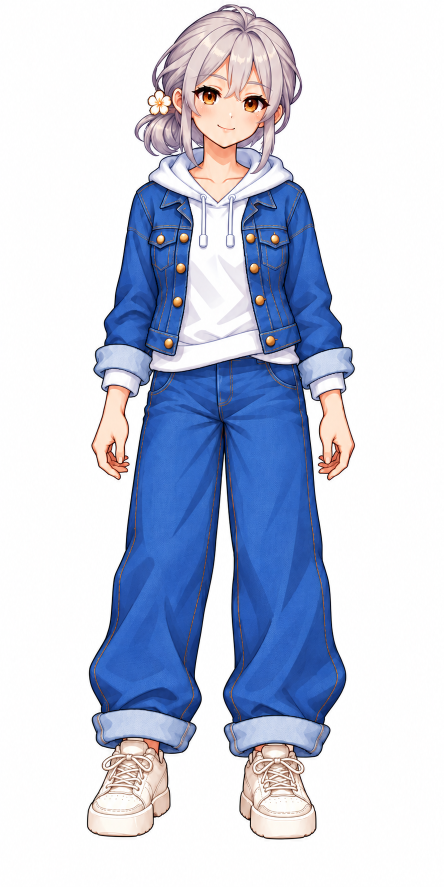
#> input picture images/characters/hana-hires/sources/approved-neutral.webp, 887 x 1774 px (shown at 1/2 size)
$ python build_hana_hires_idle.py
#> lines starting #> are read from the running program, lines starting #| are printed output that depends on the picture; after the words box and inside, x2 and y2 are one past the last pixel; in counts of white or black regions, pixels touching at a corner belong together
#!/usr/bin/env python3
"""Normalize approved art and generated eye poses into a body-locked blink.

The character is never redrawn here. White connected to the canvas boundary is
the matte; opaque enclosed white fabric is preserved. Only two eye windows from
the single generated strip are composited over the approved master.
"""
from pathlib import Path
from io import BytesIO
import argparse, hashlib, json, os, uuid
import numpy as np
from PIL import Image, ImageDraw, ImageFilter
from scipy import ndimage as ndi

ROOT = Path(__file__).resolve().parents[1]
OUT = ROOT / 'images/characters/hana-hires'
EYE_BOXES = [(374, 160, 451, 220), (476, 180, 551, 239)]

def write_image(im, path):
    path.parent.mkdir(parents=True, exist_ok=True)
    b = BytesIO()
    im.save(b, 'WEBP', lossless=True, exact=True, method=4)
    temp = path.with_name('.writing-' + uuid.uuid4().hex)
    temp.write_bytes(b.getvalue())
    os.replace(temp, path)
    return hashlib.sha256(path.read_bytes()).hexdigest()

def extract_matte(rgb):
    pixels = np.asarray(rgb).astype(np.float64)
    white = (pixels.min(2) >= 240) & ((pixels.max(2)-pixels.min(2)) < 20)
    seed = np.zeros(white.shape, bool)
    seed[0, :] = white[0, :]; seed[-1, :] = white[-1, :]
    seed[:, 0] = white[:, 0]; seed[:, -1] = white[:, -1]
    bg = ndi.binary_propagation(seed, mask=white)
    components, count = ndi.label(~bg)
    sizes = np.bincount(components.ravel()); sizes[0] = 0
    fg = components == sizes.argmax()
    alpha = fg.astype(np.float64)
    # Unmatte only a one-pixel external antialias band. Interior alpha is 255.
    core = ndi.binary_erosion(fg)
    boundary = fg & ~core
    _, nearest = ndi.distance_transform_edt(~core, return_indices=True)
    reference = pixels[nearest[0], nearest[1]]
    denominator = 255-reference.min(2)
    usable = boundary & (denominator > 45)
    alpha[usable] = np.clip((255-pixels.min(2)[usable])/denominator[usable], .05, 1)
    colors = pixels.copy()
    colors[usable] = np.clip(255+(pixels[usable]-255)/alpha[usable,None],0,255)
    colors[~fg] = 0
    rgba = np.dstack((np.rint(colors).astype('uint8'),np.rint(alpha*255).astype('uint8')))
    result = Image.fromarray(rgba)
    assert np.all(rgba[core,3] == 255), 'Character interiors must be opaque'
    return result

def eye_frames(base, strip):
    # The strip has exactly three 724px slots. Register its open-eye landmarks
    # once to the approved original, and reuse that transform for all eyelids.
    p1, p2 = complex(273.5,311.5), complex(472.5,345)
    q1, q2 = complex(412,187), complex(513.5,204.5)
    scale = (q2-q1)/(p2-p1)
    offset = q1-scale*p1
    inv = 1/scale
    coefficients = (inv.real,-inv.imag,(-offset*inv).real,
                    inv.imag,inv.real,(-offset*inv).imag)
    mask = Image.new('L',base.size)
    draw = ImageDraw.Draw(mask)
    for box in EYE_BOXES: draw.ellipse(box,fill=255)
    mask = mask.filter(ImageFilter.GaussianBlur(1.4))
    frames = [base.copy(),base.copy()]
    for slot in [1,2]:
        panel = strip.crop((slot*724,0,(slot+1)*724,724)).convert('RGB')
        registered = panel.transform(base.size,Image.Transform.AFFINE,coefficients,
                                     Image.Resampling.BICUBIC)
        frame = base.copy()
        colors = Image.composite(registered,base.convert('RGB'),mask)
        frame.paste(colors,(0,0)); frame.putalpha(base.getchannel('A'))
        frames.append(frame)
    return frames

def normalize(frames):
    box = frames[0].getbbox(); x0,y0,x1,y1 = box
    scale = 1888/(y1-y0)
    size = (round((x1-x0)*scale),1888)
    offset = ((1024-size[0])//2,112)
    output=[]
    for frame in frames:
        resized=frame.crop(box).resize(size,Image.Resampling.LANCZOS)
        canvas=Image.new('RGBA',(1024,2048));canvas.alpha_composite(resized,offset)
        output.append(canvas)
    return output,box,scale,offset

def quality(frames):
    arrays=[np.array(f) for f in frames]
    union=np.zeros(arrays[0].shape[:2],bool)
    for a in arrays[1:]:union |= np.any(a!=arrays[0],axis=2)
    ys,xs=np.where(union)
    diffbox=[int(xs.min()),int(ys.min()),int(xs.max()+1),int(ys.max()+1)]
    assert diffbox[3] < 400, 'Blink changes body pixels'
    for a in arrays[1:]:
        assert np.array_equal(a[400:],arrays[0][400:]), 'Body must be byte-identical'
        assert np.array_equal(a[:,:,3],arrays[0][:,:,3]), 'Alpha must be invariant'
    alpha=arrays[0][:,:,3]
    interior=ndi.binary_erosion(alpha>=128,iterations=6)
    assert np.all(alpha[interior]==255), 'No translucent clothing interiors'
    return {'bodyPixelDifferences':0,'alphaPixelDifferences':0,
            'changedEyeBounds':diffbox,'interiorAlphaMin':int(alpha[interior].min()),
            'canvas':[1024,2048],'shoeBaseline':2000}

def main():
    parser=argparse.ArgumentParser()
    parser.add_argument('--master');parser.add_argument('--blink-strip')
    args=parser.parse_args()
    if args.master:
        write_image(Image.open(args.master).convert('RGB'),OUT/'sources/approved-neutral.webp')
    if args.blink_strip:
        write_image(Image.open(args.blink_strip).convert('RGBA'),OUT/'sources/blink-strip.webp')
    rgb=Image.open(OUT/'sources/approved-neutral.webp').convert('RGB')
#> rgb is the input picture: PIL image 887x1774 RGB; mean R, G, B 199.7, 206.8, 225
    strip=Image.open(OUT/'sources/blink-strip.webp')
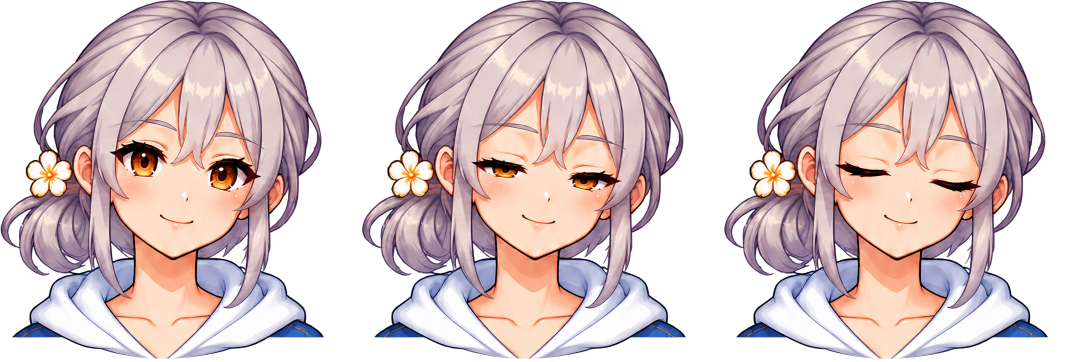
#> input picture images/characters/hana-hires/sources/blink-strip.webp, 2172 x 724 px (shown at 1/2 size)
#> strip is the input picture: PIL image 2172x724 RGBA; mean R, G, B, A 130.2, 111.6, 113.5, 161.6
    assert rgb.size==(887,1774) and strip.size==(2172,724)
    base=extract_matte(rgb)
#> in extract_matte, `white = (pixels.min(2) >= 240) & ((pixels.max(2)-pixels.min(2)) < 20)`:
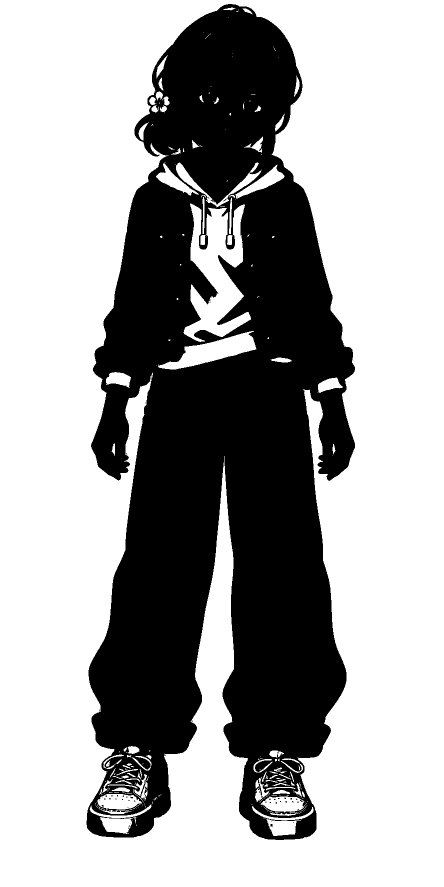
#> white: shape (1774, 887) bool (shown at 1/2 size); 64.7% white; 65 black regions (63 under 20 px), largest, box (x1, y1, x2, y2) and area: (173, 8, 710, 1680) 554729, (541, 1648, 546, 1653) 21
#> in extract_matte, `seed[0, :] = white[0, :]`: seed: shape (1774, 887) bool; 0.06% white in thin lines or dots, all inside (x1, y1, x2, y2) = (0, 0, 887, 1)
#> in extract_matte, `seed[:, -1] = white[:, -1]`: seed: shape (1774, 887) bool; 0.34% white in thin lines or dots
#> in extract_matte, `bg = ndi.binary_propagation(seed, mask=white)`: bg: shape (1774, 887) bool; 61.5% white; 11 black regions (10 under 20 px), largest, box (x1, y1, x2, y2) and area: (173, 8, 710, 1680) 605980
#> in extract_matte, `components, count = ndi.label(~bg)`:
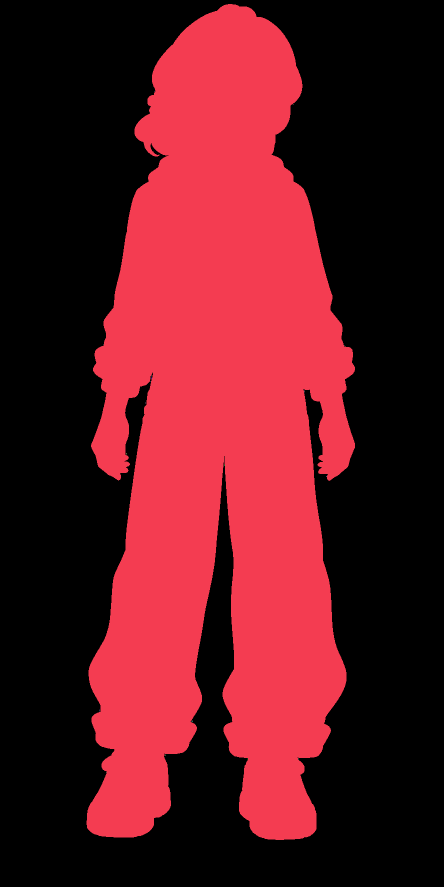
#> components: shape (1774, 887) int32 (shown at 1/2 size); 20 distinct labels, from 0 to 19; one colour per label, 0 black
#> in extract_matte, `components, count = ndi.label(~bg)`: count = 19
#> in extract_matte, `sizes = np.bincount(components.ravel())`: sizes = 20 values, max 967534 at index 0, min 1 at index 2, mean 78676.9
#> in extract_matte, `fg = components == sizes.argmax()`: fg: shape (1774, 887) bool; 38.5% white; 1 white region, box (x1, y1, x2, y2) and area: (173, 8, 710, 1680) 605964
#> in extract_matte, `core = ndi.binary_erosion(fg)`: core: shape (1774, 887) bool; 38.1% white; 2 white regions (1 under 20 px), largest, box (x1, y1, x2, y2) and area: (174, 9, 709, 1679) 599526
#> in extract_matte, `boundary = fg & ~core`: boundary: shape (1774, 887) bool; 0.41% white in thin lines or dots, all inside (x1, y1, x2, y2) = (173, 8, 710, 1680)
    frames,box,scale,offset=normalize(eye_frames(base,strip))
#> in eye_frames, `mask = Image.new('L',base.size)`: mask: PIL image 887x1774 L; every value is 0
#> after the loop in eye_frames, `for slot in [1,2]:`: frames = 4 items
#> in normalize, `box = frames[0].getbbox()`: box = (173, 8, 710, 1680)
#> in normalize, `x0, y0, x1, y1 = box`: x0 = 173; y0 = 8; x1 = 710; y1 = 1680
#> in normalize, `scale = 1888/(y1-y0)`: scale = 1.13
#> in normalize, `size = (round((x1-x0)*scale),1888)`: size = (606, 1888)
#> in normalize, `offset = ((1024-size[0])//2,112)`: offset = (209, 112)
#> the loop in normalize, `for frame in frames:` made 4 passes
#> pass 1, in normalize, `resized=frame.crop(box).resize(size,Image.Resampling.LANCZOS)`:
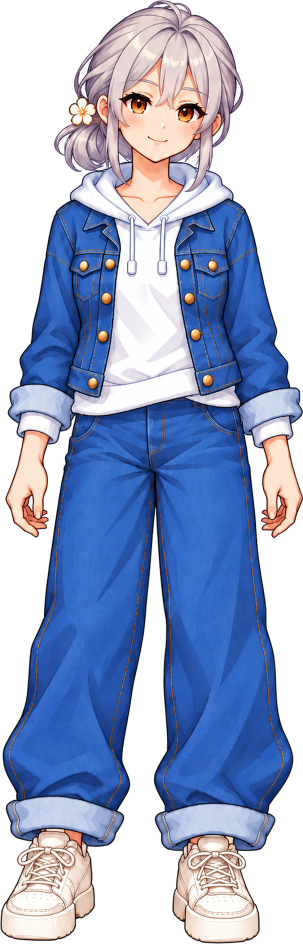
#> resized: PIL image 606x1888 RGBA (shown at 1/2 size); mean R, G, B, A 75.5, 88.1, 119.9, 170.9; transparent parts drawn white
#> after the loop in normalize, `for frame in frames:`:
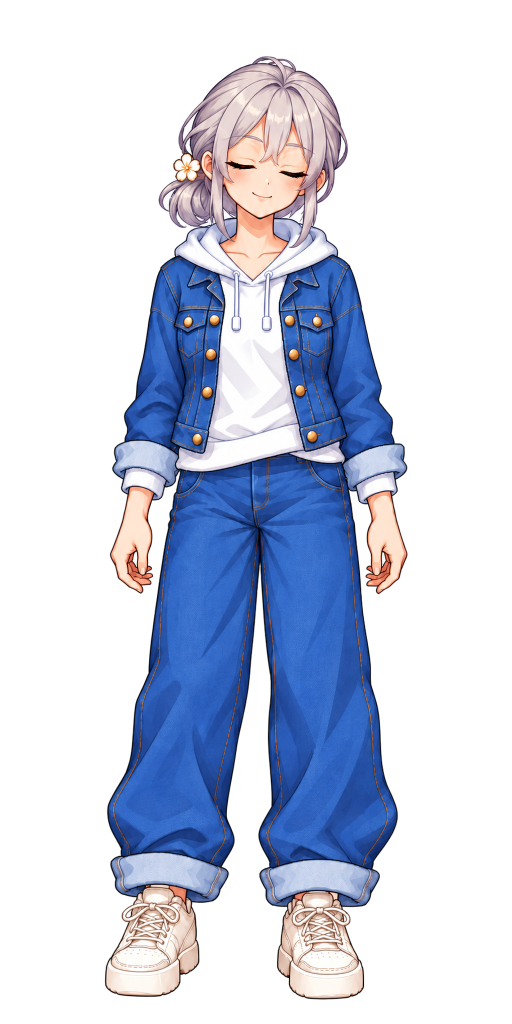
#> canvas: PIL image 1024x2048 RGBA (shown at 1/2 size); mean R, G, B, A 41.3, 48.2, 65.5, 93.3; transparent parts drawn white
#> after the loop in normalize, `for frame in frames:`: output = 4 items
#> frames = 4 items; box = (173, 8, 710, 1680); scale = 1.13; offset = (209, 112)
    check=quality(frames)
#> in quality, `arrays=[np.array(f) for f in frames]`: arrays = 4 items
#> the loop in quality, `for a in arrays[1:]:union |= np.any(a!=arrays[0],axis=2)` made 3 passes
#> pass 2, in quality, `for a in arrays[1:]:union |= np.any(a!=arrays[0],axis=2)`:
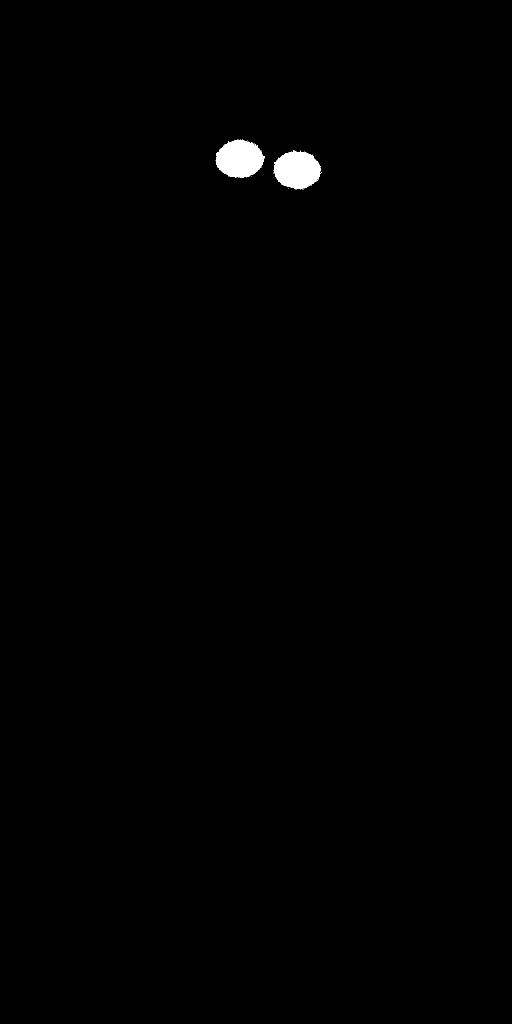
#> union: shape (2048, 1024) bool (shown at 1/2 size); 0.52% white; 14 white regions (12 under 20 px), largest, box (x1, y1, x2, y2) and area: (431, 279, 530, 355) 5544, (547, 300, 643, 379) 5450
#> in quality, `ys,xs=np.where(union)`: ys = 11114 values from 278 to 379; xs = 11114 values, max 642 at index 8335, min 430 at index 4125, mean 535.8
#> in quality, `diffbox=[int(xs.min()),int(ys.min()),int(xs.max()+1),int(ys.max()+1)]`: diffbox = [430, 278, 643, 380]
#> the loop in quality, `for a in arrays[1:]:` made 3 passes
#> in quality, `interior=ndi.binary_erosion(alpha>=128,iterations=6)`:
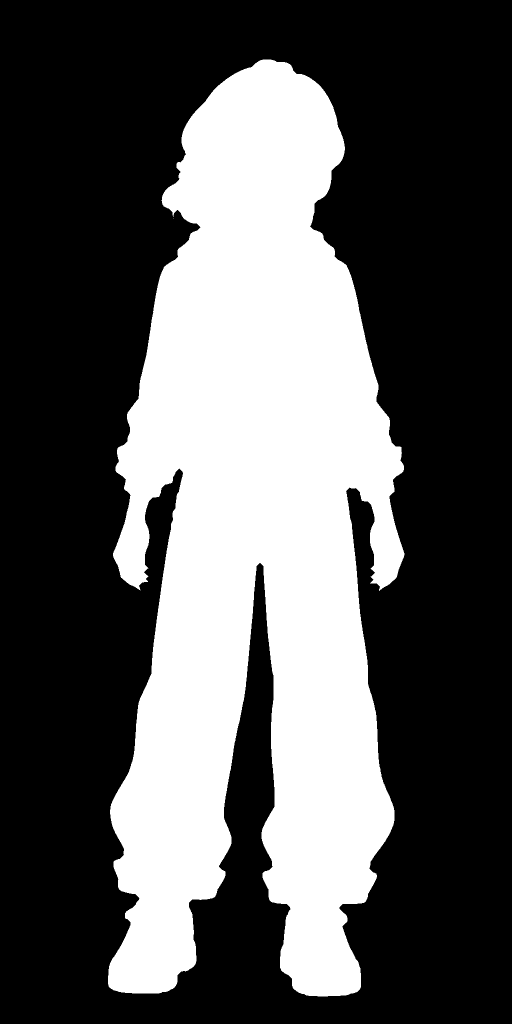
#> interior: shape (2048, 1024) bool (shown at 1/2 size); 34.5% white; 2 white regions (1 under 20 px), largest, box (x1, y1, x2, y2) and area: (216, 119, 809, 1993) 723730
#> check = {'bodyPixelDifferences': 0, 'alphaPixelDifferences': 0, 'changedEyeBounds': [430, 278, 643, 380], 'interiorAlphaMin': 255, 'canvas': [1024, 2048], 'shoeBaseline': 2000}
    assets=[]
    for i,frame in enumerate(frames,1):
        name=f'idle/{i:02}.webp';sha=write_image(frame,OUT/name)
        assets.append({'path':name,'width':frame.width,'height':frame.height,'sha256':sha})
#> this loop made 4 passes
#> name on passes 1 to 4: 'idle/01.webp', 'idle/02.webp', 'idle/03.webp', 'idle/04.webp'
#> after the loop, assets = 3 items
    portrait=base.crop((190,0,700,510)).resize((512,512),Image.Resampling.LANCZOS)
    sha=write_image(portrait,OUT/'portrait-neutral.webp')
    assets.append({'path':'portrait-neutral.webp','width':512,'height':512,'sha256':sha})
    manifest={'version':'20261015-hana-hires-idle-01','approvedSourceSize':list(rgb.size),
              'quality':check,'assets':assets,
              'eyeSourceBoxes':EYE_BOXES,'normalization':{'sourceBounds':box,'scale':scale,'offset':offset}}
    (OUT/'manifest.json').write_text(json.dumps(manifest,indent=2)+'\n')
    # Preview uses one palette for all frames so GIF quantization cannot shimmer.
    previews=[]
    for f in frames:
        bg=Image.new('RGBA',f.size,'#ded8ce');bg.alpha_composite(f)
        previews.append(bg.convert('RGB').resize((320,640),Image.Resampling.LANCZOS))
    palette=previews[0].quantize(colors=255)
    previews=[f.quantize(palette=palette,dither=Image.Dither.NONE) for f in previews]
    previews[0].save(OUT/'blink-preview.gif',save_all=True,
                    append_images=[previews[2],previews[3],previews[2],previews[0]],
                    duration=[3800,90,100,90,150],loop=0,optimize=False)
    print(json.dumps(check))

#> (the run stopped early here; a loop or call above may not have finished)
